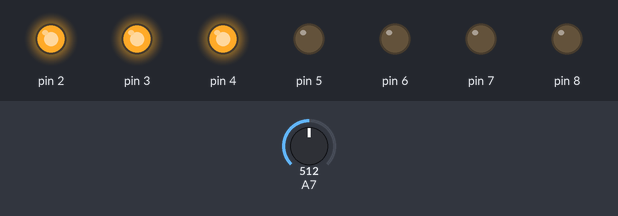
Recording of a sketch running on a simulated Arduino Nano, built with avr-gcc and run on an emulated ATmega328P. On the bench: output pins drawn as LEDs (lit = HIGH). Inputs (shaded band) come from the test bench; at power-on: A7 = 512.

Above: at 0.1 s.
Timing chart, 0 to 1.6 s (numbered marks = the images above):
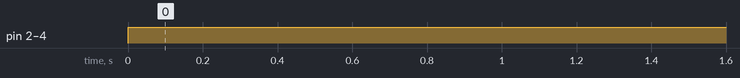

Measured:
- by itself, pin 2–4: LOW → HIGH at 0.00 s

The sketch:

ciferka_3.0.ino
```cpp
float napruga;
int napruga_fixed;
void setup() {
  pinMode(A7,INPUT);
  for(int i=2; i<9;i++) pinMode(i, OUTPUT);
  Serial.begin(9600);
}

void loop() {
   napruga =analogRead(A7);
  //napruga_fixed = map(napruga,0,1023,0,16);
  //constrain(napruga_fixed,0,16);
  //Serial.println(napruga_fixed);

  napruga_fixed=0;
  switch(napruga_fixed){
    case 0: for(int i=2; i<9,i!=5;i++) digitalWrite(i,HIGH);
            digitalWrite(5,LOW);
    case 1:;
    case 2: ;
    case 3: ;
    case 4: ;
    case 5: ;
    case 6: ;
    case 7: ;
    case 8:;
    case 9: ;
    case 10: ;
    case 11: ;
    case 12: ;
    case 13: ;
    case 14: ;
    case 15: ;
  }

}
```
